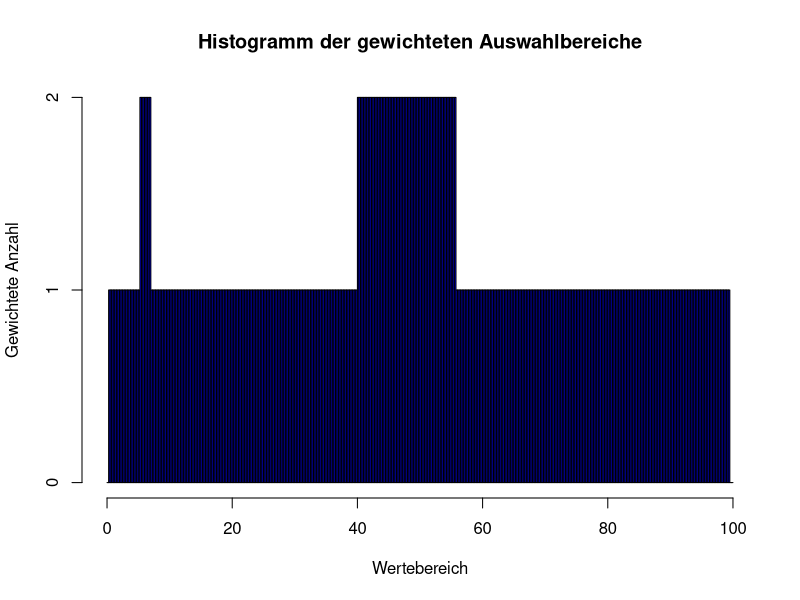

This chart was generated by the following R code:
# Auswahlbereiche der Nutzer
user_ranges <- data.frame(
  user = c("User1", "User2", "User3"),
  start = c(0.5, 5.5, 40.25),
  end = c(99.5, 7, 55.75)
)

# Gewichtungen berechnen (inverser der Anzahl der Schritte im Bereich)
user_ranges$num_steps <- (user_ranges$end - user_ranges$start) / 0.25 + 1
user_ranges$inverse_steps <- 1 / user_ranges$num_steps

# Normiere die Gewichtungen, so dass ihre Summe 1 ist
total_inverse_steps = sum(user_ranges$inverse_steps)
user_ranges$normalized_weight = user_ranges$inverse_steps / total_inverse_steps

print (user_ranges$normalized_weight)

# Erstelle Daten für das Histogramm mit den normierten Gewichtungen
data_normalized <- data.frame(value = numeric(), weight = numeric())

for (i in 1:nrow(user_ranges)) {
  values <- seq(user_ranges$start[i], user_ranges$end[i], by = 0.25)
  weights <- rep(user_ranges$normalized_weight[i], length(values))
  data_normalized <- rbind(data_normalized, data.frame(value = values, weight = weights))
}

# Erstelle das Histogramm mit dem Basis-Plot-System
hist(data_normalized$value, weights = data_normalized$weight, breaks = seq(0, 100, by = 0.25),
     col = 'blue', xlab = 'Wertebereich', ylab = 'Gewichtete Anzahl',
     main = 'Histogramm der gewichteten Auswahlbereiche')

# Berechne den gewichteten Mittelwert mit den normierten Gewichtungen
weighted_mean_normalized <- sum(data_normalized$value * data_normalized$weight)

# Ausgabe des normierten gewichteten Mittelwerts
print(paste("Normierter gewichteter Mittelwert:", weighted_mean_normalized))

# Berechne den arithmetischen Mittelwert der gewichteten Werte
mean_value <- mean(data_normalized$value)

# Ausgabe des arithmetischen Mittelwerts
print(paste("Arithmetischer Mittelwert:", mean_value))
